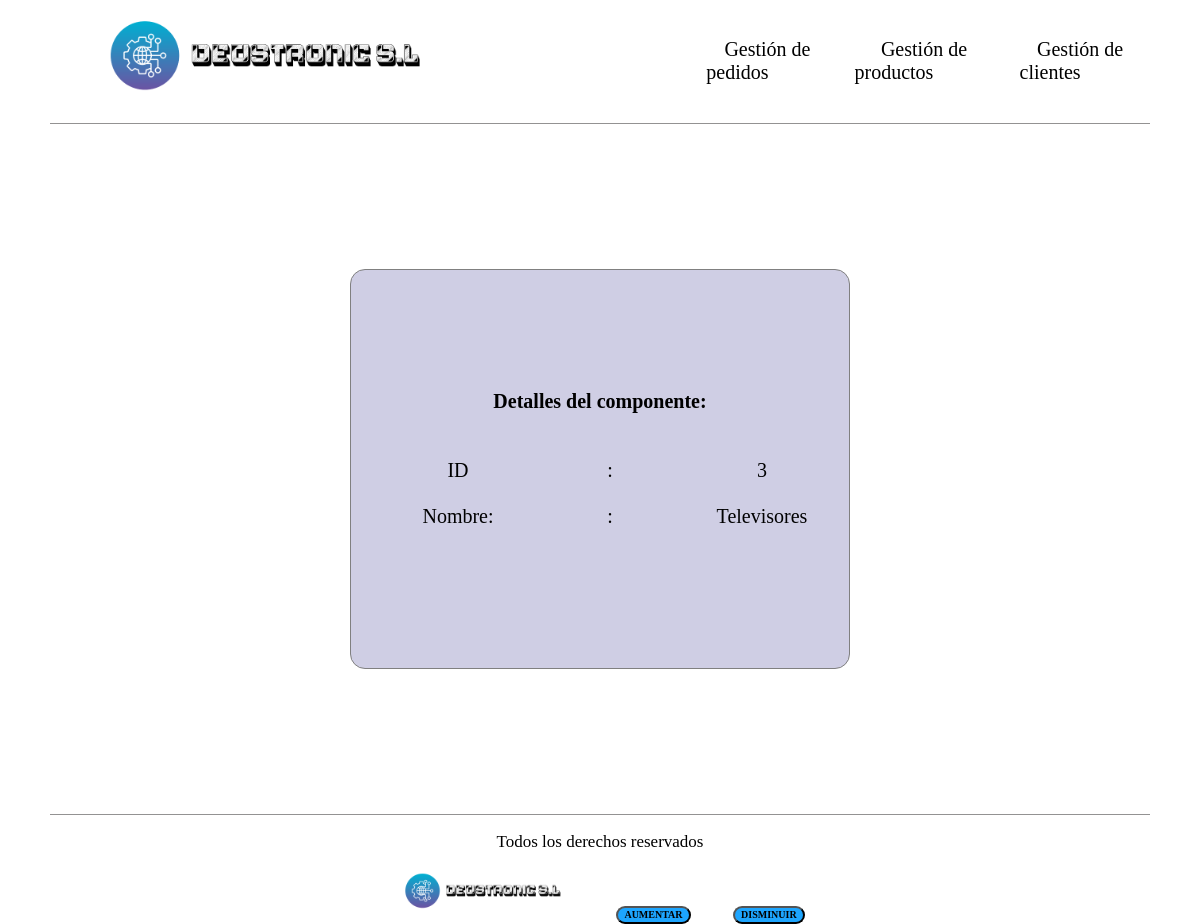
Before: /deustronic/categoria/3 with the older database file.
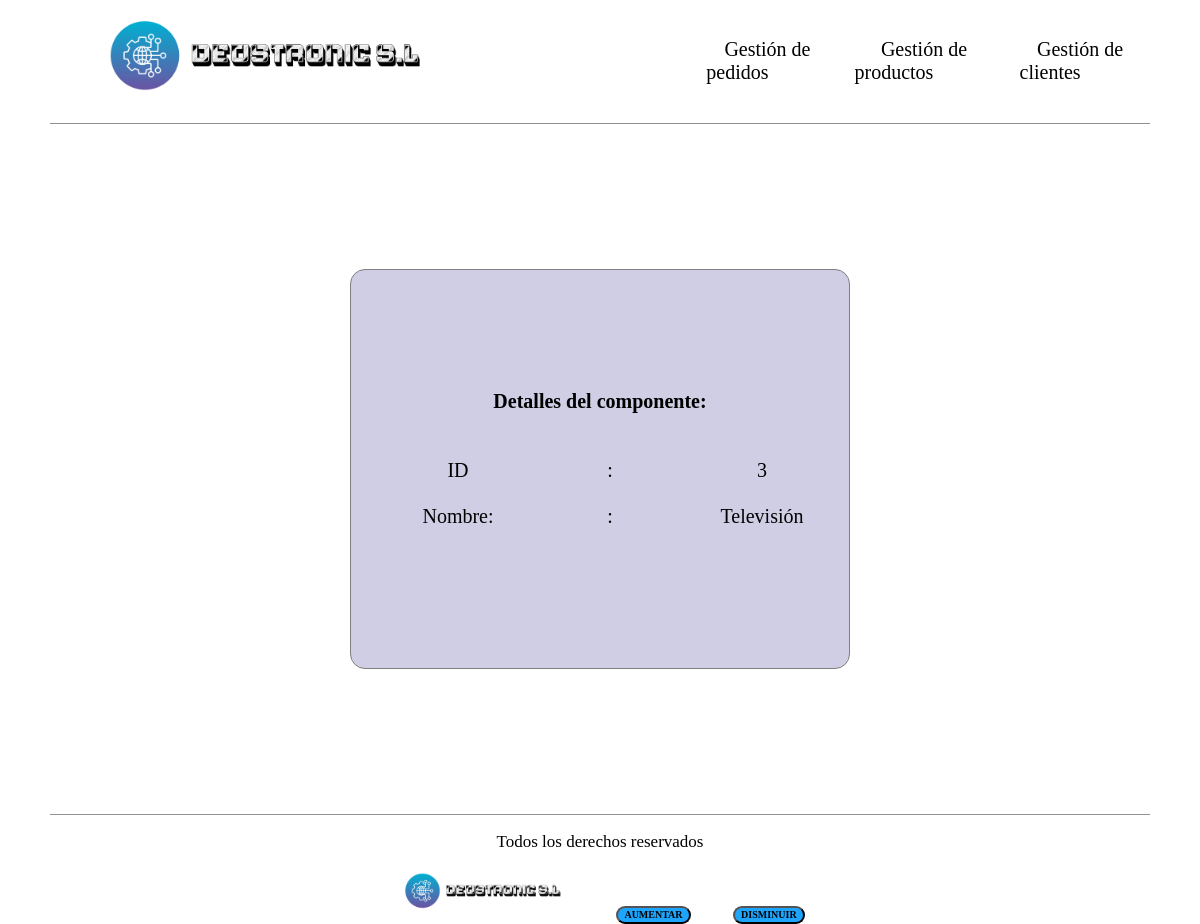
After: the same page with the newer database file.
### empresaDjango/models.py (models this page shows, shortened)
class Categoria(models.Model):
    id_categoria = models.AutoField(primary_key=True)
    nombre_categoria = models.CharField(max_length=50)

### empresaDjango/views.py (the view)
# urls.py: path('categoria/<str:id_categoria>', views.detail_categoria, name='detail_cat'),
def detail_categoria(request, id_categoria):
    categoria = get_object_or_404(Categoria, id_categoria=id_categoria)
    context = {
        'categoria': categoria
    }
    return render(request, 'detail_categoria.html', context)

### empresaDjango/templates/detail_categoria.html
{% extends 'base.html' %}
{% load static %}
{% block contenido %}
    <div class="contenedor-principal-detail">
        <div class="contenedor-central">
            <h1>Detalles del componente:</h1>
            <table class="detalle-categoria">
                <tr>
                    <td>ID</td>
                    <td>:</td>
                    <td>{{ categoria.id_categoria }}</td>
                </tr>
                <tr>
                    <td>Nombre:</td>
                    <td>:</td>
                    <td>{{ categoria.nombre_categoria }}</td>
                </tr>
            </table>
        </div>
    </div>
{% endblock %}

### empresaDjango/templates/base.html (shortened to what this page needs)
<!DOCTYPE html>
<html lang="es">
<head>
    {% load static %}
    <link rel="stylesheet" href="{% static 'css/styles.css' %}"/>
    <link rel="stylesheet" href="{% static 'css/normalize.css' %}"/>
</head>
<body>
<header>
    <div class="navegacion">
        <nav class="nav-principal">
            <a href="{% url 'landing_page' %}">
                <img src="{% static 'images/DEUSTRONIC.png' %}" alt="Logo Tienda"/>
            </a>
            <ul class="elementos-navegacion">
                <li class="elemento">
                    <a href="{% url 'index_ped' %}">Gestión de pedidos</a>
                </li>
                <li class="elemento">
                    <a href="{% url 'index_pro' %}">Gestión de productos</a>
                </li>
                <li class="elemento">
                    <a href="{% url 'index_cli' %}">Gestión de clientes</a>
                </li>
            </ul>
        </nav>
    </div>
</header>
<main>
    {% block contenido %} {% endblock %}
</main>
<footer>
    <div class="contenido-footer">
        <p class="copyright">Todos los derechos reservados</p>
        <img src="{% static 'images/DEUSTRONIC.png' %}" alt="Logo Tienda"/>
        <button class="boton_tamano" id="aumentar">AUMENTAR</button>
        <button class="boton_tamano" id="disminuir">DISMINUIR</button>
    </div>
</footer>
</body>
</html>

### empresaDjango/static/css/styles.css (style rules this page uses)
html { box-sizing: border-box; font-size: 62.5%; background-color: white; }
*, *:before, * after { box-sizing: inherit; }
a { text-decoration: none; }
.nav-principal { display: flex; flex-direction: row; align-items: center; padding: 1rem; border-bottom: 1px solid #2e2c2c83; margin: 0 5rem 0 5rem; }
.nav-principal img { margin-right: 13rem; }
.nav-principal img { height: 10rem; }
.nav-principal a { color: rgb(0, 0, 0); margin-left: 3rem; margin-right: 3rem; text-align: center; }
.nav-principal li { text-align: center; }
.elementos-navegacion { list-style: none; display: flex; justify-content: space-between; align-items: center; font-size: 2rem; padding: 0; margin-left: 7rem; }
.contenedor-principal-detail { margin: 2rem 5rem 2rem 5rem; display: flex; justify-content: center; align-items: center; min-height: 65rem; }
.contenedor-central { display: flex; flex-direction: column; align-items: center; justify-content: center; min-width: 50rem; min-height: 40rem; border-radius: 1.5rem; border: 1px solid grey; background-color: rgba(97, 93, 167, 0.3); }
.contenedor-central h1 { padding-bottom: 2rem; }
.contenedor-central h1 { margin-right: 0; }
.detalle-categoria { margin: 1rem 1rem 1rem 3rem; font-size: 2rem; text-align: center; }
.detalle-categoria td { width: 15rem; padding-bottom: 2rem; }
.contenido-footer { margin: 0 5rem 0 5rem; text-align: center; align-items: center; border-top: 1px solid #2e2c2c83; }
.contenido-footer img { height: 5rem; }
.copyright { font-size: 1.7rem; }
.boton_tamano { font-weight: bolder; background-color: #1DA5FE; border-radius: 1rem; margin-left: 4rem; text-align: center; }

Changed rows visible on the page:
changed Categoria id 3: nombre_categoria "Televisores" → "Televisión"
